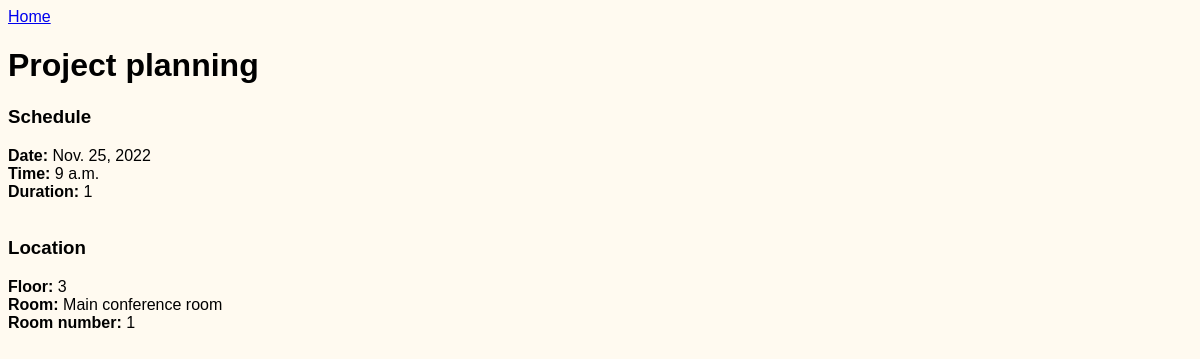
/meetings/1, run on the app's committed database.
### meetings/models.py (models this page shows, shortened)
class Meeting(models.Model):
    title = models.CharField(max_length=200)
    date = models.DateField()
    start_time = models.TimeField(default=time(9))
    duration = models.IntegerField(default=1)
    room = models.ForeignKey(Room, on_delete=models.CASCADE)

class Room(models.Model):
    name = models.CharField(max_length=300)
    floor = models.IntegerField()
    room_number = models.IntegerField()

### meetings/views.py (the view)
# urls.py: path('<int:pk>', views.detail, name='detail'),
def detail(request, pk):
    meeting = get_meeting(pk)
    return render(request, 'meetings/detail.html', context={'meeting': meeting})

### meetings/views.py (called while the page is built)
def get_meeting(pk):
    return get_object_or_404(Meeting, pk=pk)

### meetings/templates/meetings/detail.html (shortened to what this page needs)
{% extends 'base.html' %}
{% block content %}
    <a href="{% url 'index' %}">Home</a>
    <h1> {{ meeting.title }}</h1>
    <p>
        <div>
            <h3>Schedule</h3>
            <strong>Date: </strong> {{ meeting.date }}<br>
            <strong>Time: </strong> {{ meeting.start_time }}<br>
            <strong>Duration: </strong> {{ meeting.duration }}<br><br>
        </div>
        <div>
            <h3>Location</h3>
            <strong>Floor: </strong> {{ meeting.room.floor}}<br>
            <strong>Room: </strong> {{ meeting.room.name }}<br>
            <strong>Room number: </strong> {{ meeting.room.room_number }}<br>
        </div>
    </p>
{% endblock %}

### website/static/website/style.css (style rules this page uses)
body { font-family: sans-serif; background-color: floralwhite; }

### data on the page
Meeting: title "Project planning", date "Nov. 25, 2022", start_time "9 a.m.", duration "1", room.floor "3", room.name "Main conference room", room.room_number "1"
